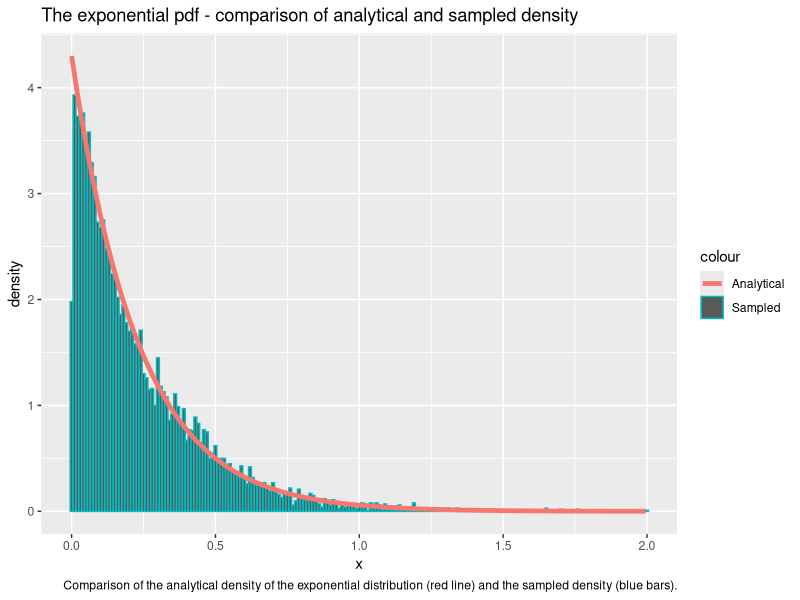
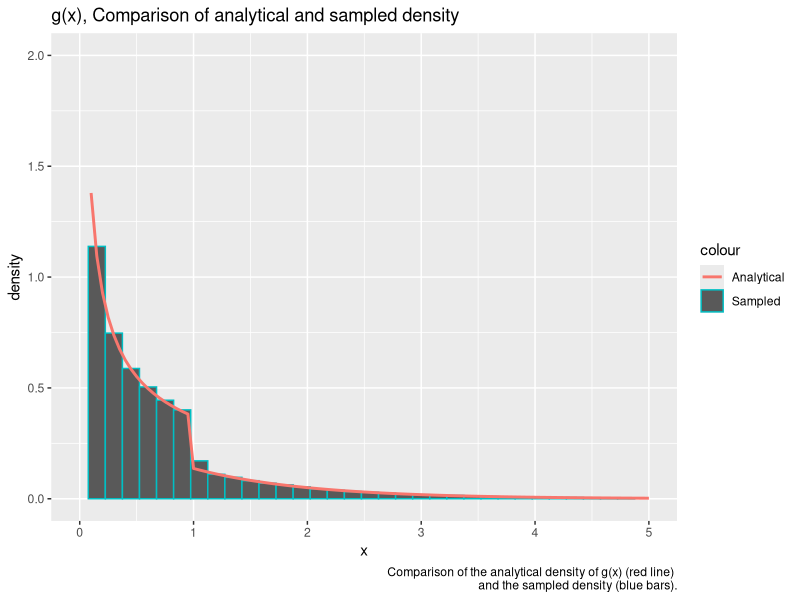
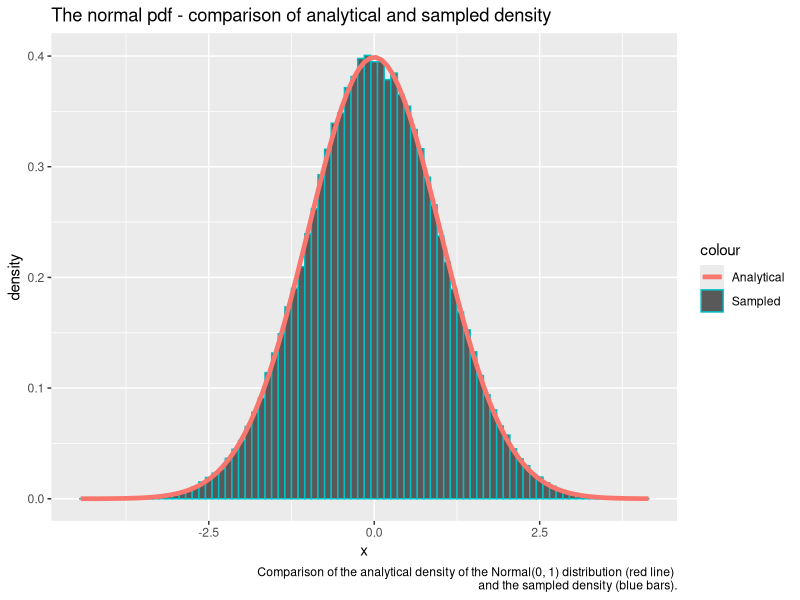
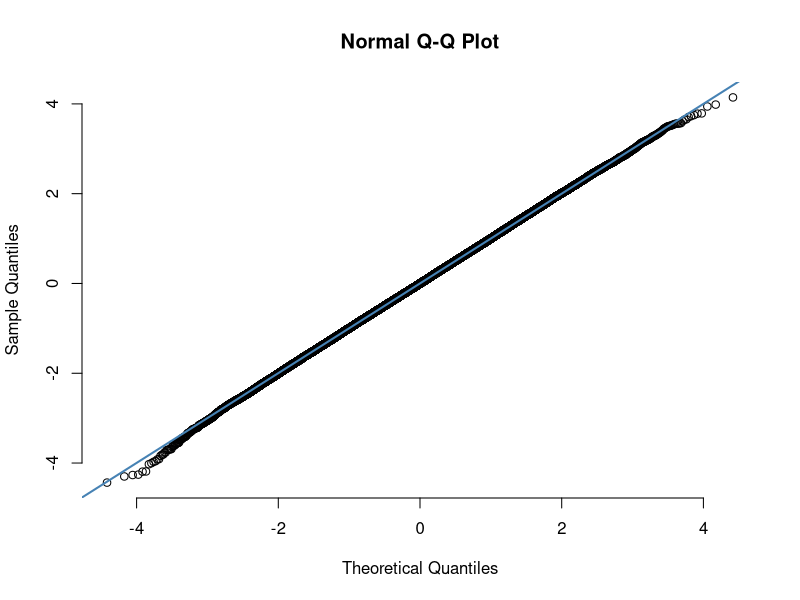
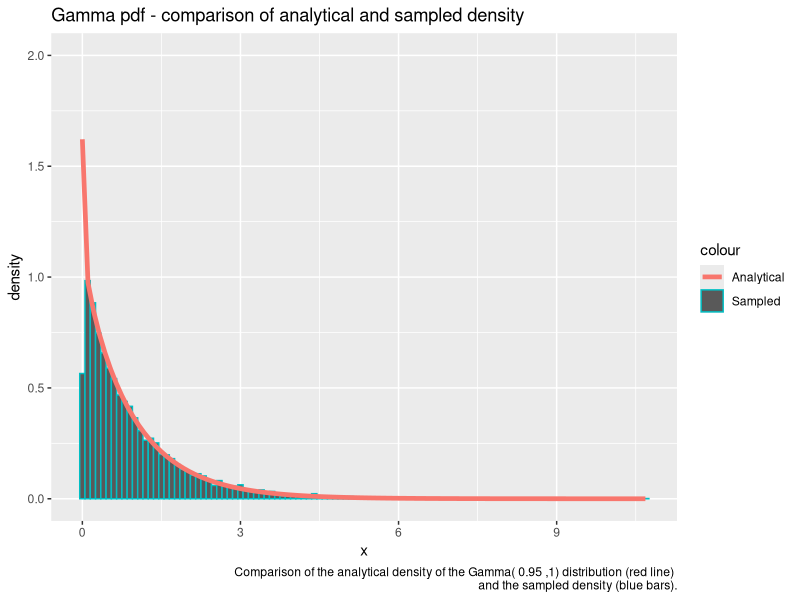
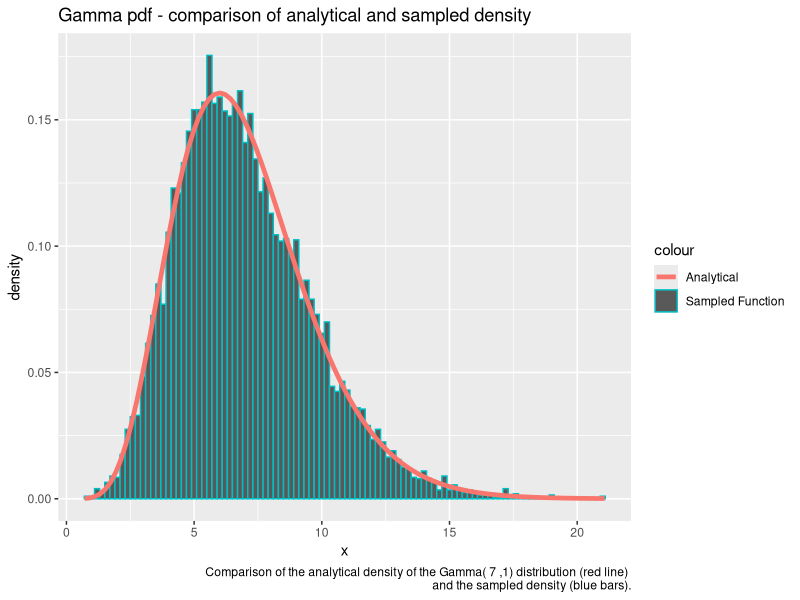
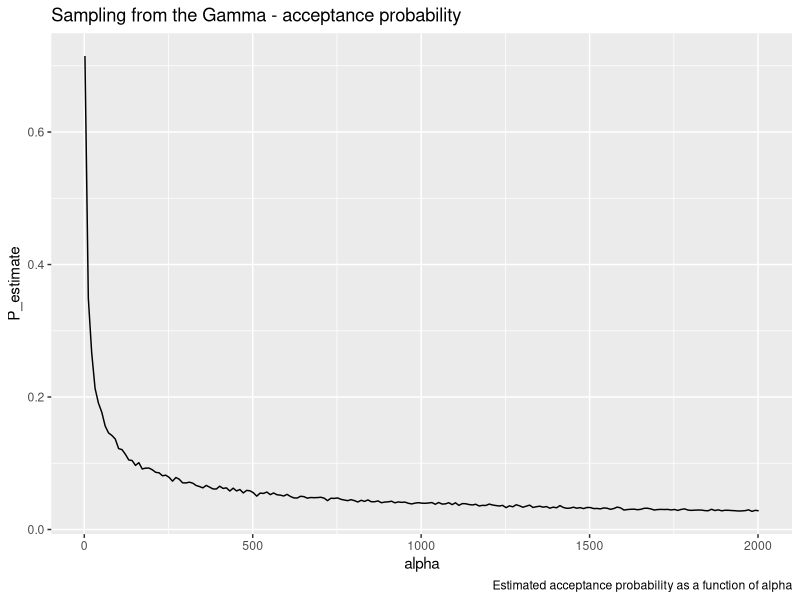
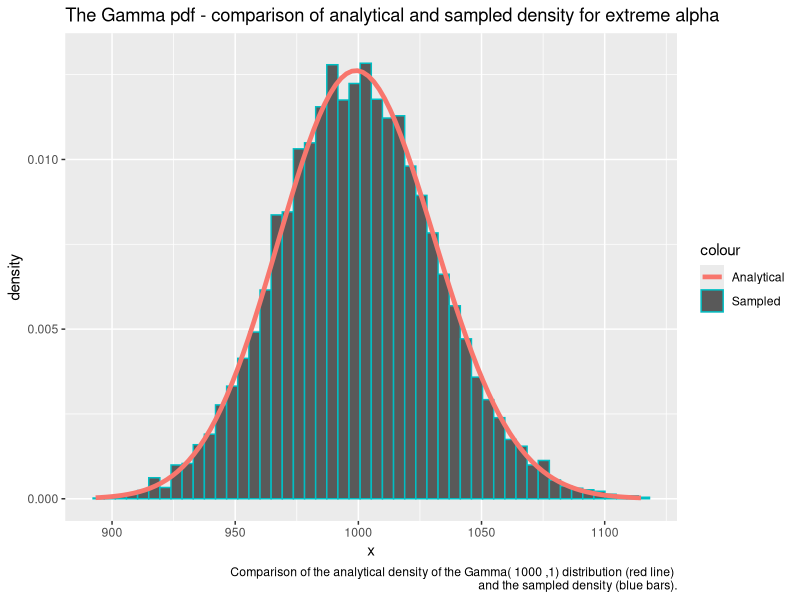

Reproduce these figures in R, in order.
## ---- chunk 1
library(formatR)
showsol <- FALSE
library(knitr)
opts_chunk$set(tidy.opts = list(width.cutoff = 68), tidy = TRUE, warning = FALSE, error = FALSE, message = FALSE, echo = TRUE)
## ---- chunk 2
library(ggplot2) # Load library for plotting
exponential<- function(lambda, n=1){ # Make default n = 1
  u = runif(n) # Draw uniformly distributed variables
  x = -1/lambda*log(u) # Do transformation to get exp. distr. variables 
  return(x)
}
## ---- chunk 3
n = 10000 # Number of samples
lambda = 4.300
x = exponential(lambda,n) # Draw samples from created function
cat('Theoretical mean: ', 1/lambda,' Computed mean: ', mean(x),'\n')
cat('Theoretical variance: ', 1/lambda^2, ' Computed variance: ', var(x))
## ---- chunk 4
# Prepare generated samples for plotting by putting them in a dataframe 
df2 <- data.frame(theo=seq(0,max(x),length.out=n), x=x)
# Plot the data
ggplot(df2, aes(x = x)) + geom_histogram(aes(y = ..density.., color = "Sampled"), binwidth=0.01) + stat_function(fun=dexp,geom = "line",size=1.6,args = (mean=lambda),aes(color="Analytical")) + ggtitle("The exponential pdf - comparison of analytical and sampled density") + labs(x='x', y='density', caption='Comparison of the analytical density of the exponential distribution (red line) and the sampled density (blue bars).')
## ---- chunk 5
# The function g(x) from problem A.2
g = function(x, alpha){
  c = alpha*exp(1)/(alpha+exp(1))
  result = vector(length = length(x))
  result[x<1.] = c*x[x<1.]^(alpha-1)
  result[x>=1.] = c*exp(-x[x>=1.])
  return(as.double(result))}

# The following function returns n from the density function g(x)
# by doing inversion sampling
G_inv = function(n, alpha){
  c = alpha*exp(1)/(alpha+exp(1))
  u = runif(n)
  result = vector(length = n)
  result[u < c/alpha] = (alpha/c * u[u < c/alpha])^(1/alpha)
  result[u >= c/alpha] = -log(1/alpha + exp(-1) - u[u >= c/alpha]/c)
  return(result)}

alpha = 0.4300
n = 100000
xsamples = G_inv(n, alpha) # Sample from the density function g(x) by inversion sampling
c = alpha*exp(1)/(alpha+exp(1))
mean = c/(alpha+1) + 2*c/exp(1)
cat('Theoretical mean: ', mean, ' Sampled mean: ', mean(xsamples))
## ---- chunk 6
variance = c/(alpha+2)+5*c/exp(1) - mean^2
cat('Theoretical variance: ', variance, ' Sampled variance: ', var(xsamples))
## ---- chunk 7
# Prepare generated samples for plotting by putting them in a dataframe 
df2 <- data.frame(theo=seq(0,max(xsamples),length.out=n), value=xsamples)
# Plot the data
ggplot(df2, aes(x = value)) + geom_histogram(aes(y = ..density.., color='Sampled'), binwidth=0.15) + stat_function(fun=g,geom = "line",size=1., args = (mean=alpha), alpha = 1., aes(color="Analytical")) + ggtitle("g(x), Comparison of analytical and sampled density") + ylim(0,2) + xlim(0,5)+labs(x='x', y='density', caption=paste('Comparison of the analytical density of g(x) (red line) \n and the sampled density (blue bars).'))
## ---- chunk 8
# Function to draw n i.i.d. Normal(0,1) variables based on Box-Muller transform
normal <- function(n){
  x_1 <- runif(n/2)
  x_2 <- exponential(1/2, n/2)
  y_1 <- sqrt(x_2)*cos(2*pi*x_1)
  y_2 <- sqrt(x_2)*sin(2*pi*x_1)
  y <- c(y_1,y_2)
  return(y)}
## ---- chunk 9
n = 100000
x <- normal(n) # Draw n i.i.d. Normal(0,1) variables
cat('Theoretical mean: ', 0,' Computed mean: ', mean(x),'\n')
cat('Theoretical variance: ', 1, ' Computed variance: ', var(x))
## ---- chunk 10
# Prepare generated samples for plotting by putting them in a dataframe 
df2 <- data.frame(theo=seq(0,max(x),length.out=n), value=x)
# Plot the data
ggplot(df2, aes(x = value)) + geom_histogram(aes(y = ..density.., col = "Sampled"), binwidth=0.1) + stat_function(fun=dnorm,aes(col = "Analytical"),geom = "line",size=1.6,args = list(mean=0, sd = 1)) + ggtitle("The normal pdf - comparison of analytical and sampled density") + labs(x='x', y='density', caption=paste('Comparison of the analytical density of the Normal(0, 1) distribution (red line) \n and the sampled density (blue bars).'))

# Make a qq-plot of the generated samples
qqnorm(x, pch = 1, frame = FALSE)
qqline(x, col = "steelblue", lwd = 2)
## ---- chunk 11
# Function to draw one sample of a d-variate Normal(mu, sigma) variable
# The function uses a transformation of d i.i.d. Normal(0,1) variables
normal_d <- function(d, mu, sigma){
  x <- normal(d)
  y <- mu + t(chol(sigma))%*%x
  return(y)}
## ---- chunk 12
d = 2
n = 100000
mu = c(1,2) # Mean vector
sigma = matrix(c(2.5,3,3,10),ncol=2,nrow=2) # Covariance matrix
sample = matrix(NA, ncol = d, nrow = n) # Prepare to draw samples
for (i in 1:n){
  sample[i,] <- normal_d(d,mu,sigma) # Draw n samples
}
average = apply(sample, 2, mean)
cat('Mean vector: \n')
average
covmat = cov(sample)
cat('Covariance matrix: \n')
covmat
## ---- chunk 13
library(nortest)
# Conduct Anderson-Daling test to check normality of the data
ad.test(sample[,1])
ad.test(sample[,2])
## ---- chunk 14
small_gamma = function(alpha, n=1){
  result = vector()
  iter = 0
  sampled = 0
  c = (1/alpha + exp(-1))/gamma(alpha)
  
  while(sampled < n){

    # Sample n realizations from g(x)
    x = G_inv(n, alpha)
    # Compute the acceptance probabilites for the n realizations
    probs = dgamma(x, alpha, rate=1) / (c * as.double(g(x, alpha)))
    # Generate n samples from U(0,1)
    u = runif(n)
    # Append samples where u < f(x) / c g(x)
    result = append(result, x[u <= probs])
    # Increase counters
    sampled = sampled + sum(u <= probs)
    iter = iter + n}
  # If redundant samples were generated, we do not want to count these as iterations
  iter = iter - length(result) + n
  # If redundant samples were generated, return only n samples
  return(list(samples = result[seq(1:n)], iter = iter))}
## ---- chunk 15
alpha = 0.95
G1 <- small_gamma(alpha, 10000) # Generate samples
df = data.frame(G1) # Put samples in dataframe to prepare for plotting

cat('Theoretical mean: ', alpha,' Computed mean: ', mean(G1$samples),'\n')
cat('Theoretical variance: ', alpha, ' Computed variance: ', var(G1$samples))
## ---- chunk 16
ggplot(data=df, aes(x=samples)) + geom_histogram(data=df, aes(x=samples, y=..density.., color="Sampled"), binwidth=0.1) +  stat_function(fun=dgamma, geom = "line",size=1.6, args = list(shape=alpha, rate=1), aes(x=samples, color = "Analytical")) + ggtitle("Gamma pdf - comparison of analytical and sampled density") + ylim(0. ,2.0) + labs(x='x', y='density', caption=paste('Comparison of the analytical density of the Gamma(', alpha, ',1) distribution (red line) \n and the sampled density (blue bars).'))
## ---- chunk 17
large_gamma <- function(alpha, n=1){
  # Log transformations of a and b+
  loga = 1/2 * (alpha - 1) * (log(alpha - 1) - 1)
  logb = 1/2 * (alpha + 1) * (log(alpha + 1) - 1)
  result = vector(mode="numeric")
  
  accepted_samples = 0
  iter = 0
  while (accepted_samples < n){
    iter = iter + 1 
    log_x_1 = loga + log(runif(1))
    log_x_2 = logb + log(runif(1))
    # Accept sample if equivalent condition of (x_1, x_2) in C_f is met
    if (2*log_x_1 <= (alpha - 1)*(log_x_2 - log_x_1) - exp(log_x_2 - log_x_1)){
      result = append(result, exp(log_x_2 - log_x_1))
      accepted_samples = accepted_samples + 1}}
  list(samples = result, iter = iter)}
## ---- chunk 18
alpha = 7.
n = 10000
G2 = large_gamma(alpha, n) # Generate samples
cat('Theoretical mean: ', alpha,' Computed mean: ', mean(G2$samples),'\n')
cat('Theoretical variance: ', alpha, ' Computed variance: ', var(G2$samples))
## ---- chunk 19
df = data.frame(data=G2)

ggplot(df, aes(x=data.samples)) + geom_histogram(data=df, aes(x = data.samples, y=..density.., color="Sampled Function"), binwidth=0.2) + stat_function(fun=dgamma,geom = "line",size=1.6,aes(color='Analytical'),args = list(shape=alpha, rate = 1)) + ggtitle("Gamma pdf - comparison of analytical and sampled density") + labs(x='x', y='density', caption=paste('Comparison of the analytical density of the Gamma(', alpha, ',1) distribution (red line) \n and the sampled density (blue bars).'))
## ---- chunk 20
# The following function returns number of iterations required to generate 1000 samples from the large_gamma function
get_gamma_iterations <- function(alpha){return(large_gamma(alpha,1000)$iter)}
alpha = seq(2,2002,10) # Specify the alphas
iterations <- sapply(alpha,get_gamma_iterations) # Compute number of iterations for each alpha

df = data.frame(alpha = seq(2, 2002, 10), P_estimate = 1000/iterations) # Put data in dataframe to prepare for plotting

ggplot(df, aes(x = alpha, y = P_estimate)) + geom_line() + ggtitle("Sampling from the Gamma - acceptance probability") + labs(caption='Estimated acceptance probability as a function of alpha')
## ---- chunk 21
# As specified above, gamma2 samples using rejection sampling for alpha < 1, and the ratio of uniforms method for alpha > 1. If alpha = 1 we sample from the exponential
gamma2 = function(alpha, beta = 1, n = 1){
  if (alpha == 1.0){
    return(list(samples = exponential(beta, n), iter = n))}
  else if (alpha <= 1){
    G = small_gamma(alpha, n)
    #Insert rate / scale parameters
    G$samples = G$samples / beta
    return(G)}
  else if (alpha > 1){
    G = large_gamma(alpha, n)
    #Insert rate / scale parameters
    G$samples = G$samples / beta
    return(G)}}

n = 10000
alpha = 1000
beta = 1
G = gamma2(alpha, beta, n) # Draw samples
df <- data.frame(G) # Prepare samples for plotting
histo = hist(G$samples, plot=F) # Compute the sampled density
#Plot results
ggplot(df, aes(x = samples)) + geom_histogram(aes(y = ..density.., color='Sampled'), bins=50) + stat_function(fun=dgamma,geom = "line",size=1.6,aes(color='Analytical'),args = list(shape=alpha, rate=beta)) + ggtitle("The Gamma pdf - comparison of analytical and sampled density for extreme alpha") + ylim(0, 1.1*max(histo$density)) + labs(x='x', y='density', caption=paste('Comparison of the analytical density of the Gamma(', alpha, ',1) distribution (red line) \n and the sampled density (blue bars).'))
## ---- chunk 22
library(MCMCpack)
#A function for fetching only the samples, not number of iterations from our implemented gamma distribution function
get_gamma_samples <- function(alpha){
  return(gamma2(alpha)$samples)}

#Dirichlet sampler, as specified in the text above
dirichlet <- function(alpha){
  z<- sapply(alpha,get_gamma_samples)
  x <- z/sum(z)
  return(x)}
## ---- chunk 23
k = 5
n = 20000
x <- matrix(NA, ncol = k, nrow = n)
# Sample the alphas from the exponential distribution
alpha <- exponential(1,k)
# Sample n realizations from the Dirichlet distribution with the given alpha
for (i in 1:n){
  x[i,] <- dirichlet(alpha)}

cat('Theoretical mean: ', alpha/sum(alpha),'\n','Computed mean: ', apply(x,2,mean),'\n')
cat('Theoretical variance: ', alpha*(sum(alpha)-alpha)/(sum(alpha)^2*(sum(alpha)+1)),'\n', 'Computed variance: ', apply(x,2,var))
## ---- chunk 24
n <- 10000
alpha <- rep(1,k)
x <- matrix(NA, ncol = k, nrow = n)
for (i in 1:n){
  x[i,] <- dirichlet(alpha)
}
y <- as.vector(rdirichlet(n,alpha))
rfunc = data.frame(value = y)
ourfunc = data.frame(value = as.vector(x))
rfunc$type = 'R function'
ourfunc$type = 'Our function'
df = rbind(rfunc,ourfunc) # Prepare samples for plotting
ggplot(df, aes(value, fill = type)) + 
   geom_histogram(alpha = 0.5, aes(y = ..density..), position = 'identity') + ggtitle('Comparison of Dirichlet samplers') + labs(x='x', y='density', caption=paste('Comparison of the sampled density of x_k\n sampled from our dirichlet sampler (red bars) and the sampler from MCMpack (blue bars)'))
## ---- chunk 25
df2 <- data.frame(theo=seq(0,max(x[,1]),length.out=n), value=x[,1])
ggplot(df2, aes(x = value)) + geom_histogram(aes(y = ..density.., colour = "Sampled"), 
      binwidth = 0.005) + stat_function(fun=dbeta,geom = "line",size=1.6,aes(col="Analytical"),args = list(shape1=1,shape2=k-1)) + ggtitle("Our function vs. analytical density") + labs(x='x', y='density', caption=paste('Comparison of the sampled density of x_1 sampled from our dirichlet sampler (blue bars)\n and the Beta distribution (red line)'))
## ---- chunk 26
# The unscaled density
f_unscaled <- function(x){
  return((2+x)^125*(1-x)^38*x^34)
}

# Find the normalizing constant of f.
N_C = integrate(f_unscaled,0,1)$value 

#The normalized density. Corresponds to f in the text. 
f <- function(x){return(f_unscaled(x)/N_C)}

#Find c in f(x) / c g(x) by finding the maximum value of f(x). optimum$objective will then equal sup{f(x)}
optimum = optimize(f,c(0,1),maximum = TRUE)

draw_samples <- function(n){
  samples <- rep(NA,n)
  iter = 0
  for (i in 1:n){
    finish = 0
    while(finish ==0){
      iter = iter + 1
      x_sample <- runif(1) # Sample from proposal density
      #Compute acceptance probability alpha
      alpha <- f(x_sample)/optimum$objective
      # Draw uniform variable to determine acceptance
      u = runif(1)
      # Accept sample if u<alpha
      if (u <=alpha){
        samples[i] <- x_sample
        finish = 1}}}
  return(list(samples = samples, iterations = iter))}
## ---- chunk 27
n = 10000
# The function x*f(x) is integrated from 0 to 1 to find the theoretical mean
g <- function(x){return(x*f(x))}

# Draw samples from the distribution f(theta|y)
y <- draw_samples(n) 

cat("Computed mean: ", sum(y$samples)/n, '\n')
cat("Theoretical mean: ", integrate(g,0,1)$value, '\n')

df <- data.frame(theo=seq(0,1,length.out=n), value=y$samples)

ggplot(df, aes(x = value)) + geom_histogram(aes(y = ..density.., colour = "Sampled"), binwidth=0.001) + stat_function(fun=f,geom = "line",size=1.6,aes(colour="Analytical")) + ggtitle("Comparison of analytical and sampled density") + xlim(0,1) + geom_segment(x = sum(y$samples)/n, xend = sum(y$samples)/n, y = 0, yend = 100, aes(colour = "Mean"), size = 1.2, linetype = "longdash") + labs(x='x', y='density', caption=paste('Comparison of the sampled density of f(theta|y) (blue bars) \n and the analytical density distribution (red line). \n The estimated posterior mean (green line) is indicated.'))
## ---- chunk 28
cat("Average random numbers generated: ", y$iterations/n, '\n')
cat("Theoretical expected number: ", optimum$objective)
## ---- chunk 29
#The new unscaled posterior target pdf, NC * f_new
unscaled_posterior_target = function(x){
  return(f(x)*dbeta(x, 1, 5))}

#Compute the normalizing constant of f_new
NC_posterior = integrate(unscaled_posterior_target, 0, 1)$value

#Normalized new posterior target pdf, f_new
posterior_target = function(x){
  return(unscaled_posterior_target(x) / NC_posterior)}

#The density of x, f_new(x) * x
posterior_target_mean_density = function(x){
  return(x * posterior_target(x))}

theoretical_mean = integrate(posterior_target_mean_density, 0, 1)$value

#Calculate the weights
weights = posterior_target(y$samples) / f(y$samples)
posterior_mean = sum(y$samples*weights) / n
cat("IS posterior mean estimate:", posterior_mean, "\n")
cat("Analytical posterior mean:", theoretical_mean)
## ---- chunk 30
unscaled_weights = unscaled_posterior_target(y$samples) / f_unscaled(y$samples)
posterior_mean_SN = sum(y$samples*unscaled_weights) / (sum(unscaled_weights))

cat("self-normalizing IS posterior mean estimate:", posterior_mean_SN, "\n")
cat("Analytical posterior mean:", theoretical_mean)
## ---- chunk 31
dbeta2 = function(x){
  return(dbeta(x, 1, 5))
}
est = sum(y$samples)/n
cat(paste('Mass left of x =',est,':', integrate(dbeta2, 0, est)$value))
